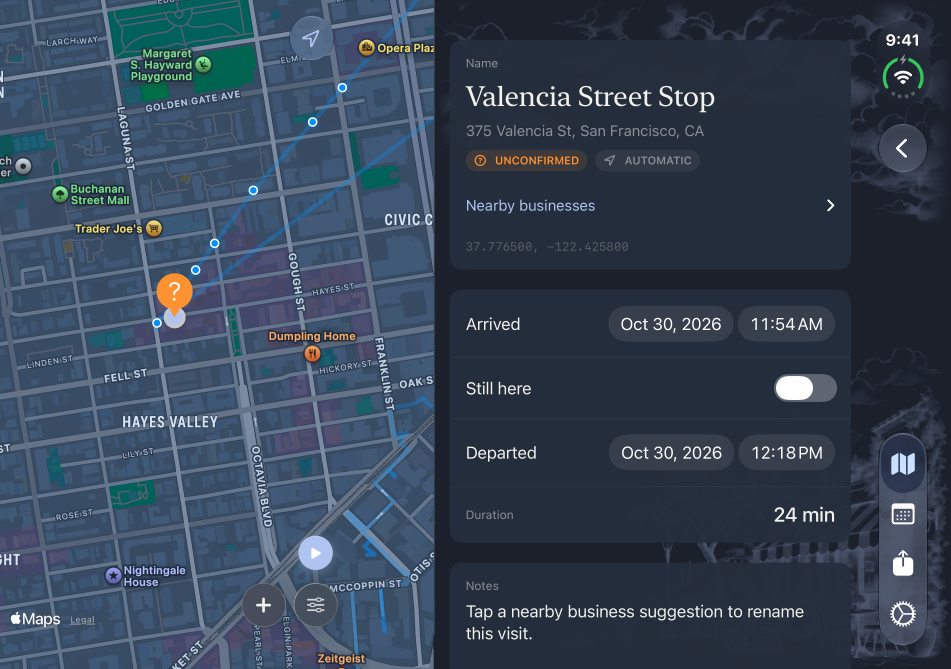
#> input picture marketing/brand/whereday-duo-v1/source/screens/dark.png, 2853 x 2007 px, given in place of paper-landscape.png, which was not available (shown at 1/3 size)
$ python compose_ink_journal.py
#> lines starting #> are read from the running program, lines starting #| are printed output that depends on the picture; after the words box and inside, x2 and y2 are one past the last pixel; in counts of white or black regions, pixels touching at a corner belong together
#!/usr/bin/env python3
"""Compose original screenshots on illustrated paper; never regenerate the UI."""
from pathlib import Path
import hashlib
import json
import zipfile

from PIL import Image, ImageDraw, ImageFont, ImageChops, ImageFilter

ROOT = Path(__file__).resolve().parents[1]
DESIGN = ROOT / "marketing/design/app-store-ink-v1"
SOURCE = ROOT / "screenshots/localized/raw/en-US/iphone"
OUT = DESIGN / "en-US/iphone-1320x2868"
FONT = "/System/Library/Fonts/Supplemental/Baskerville.ttc"
SIZE = (1320, 2868)
SCREEN = (165, 610, 990, 2151)  # Exactly 75% of the original 1320 × 2868.
INK = "#20211e"


def text(draw, value, y, size, fill=INK):
    font = ImageFont.truetype(FONT, size)
    bounds = draw.textbbox((0, 0), value, font=font)
    assert bounds[2] - bounds[0] <= 1160, f"Text overflow: {value}"
    draw.text((660, y - bounds[1]), value, font=font, fill=fill, anchor="mt")


def main():
    OUT.mkdir(parents=True, exist_ok=True)
    background = Image.open(DESIGN / "assets/paper-landscape.png").convert("RGB").resize(SIZE, Image.Resampling.LANCZOS)
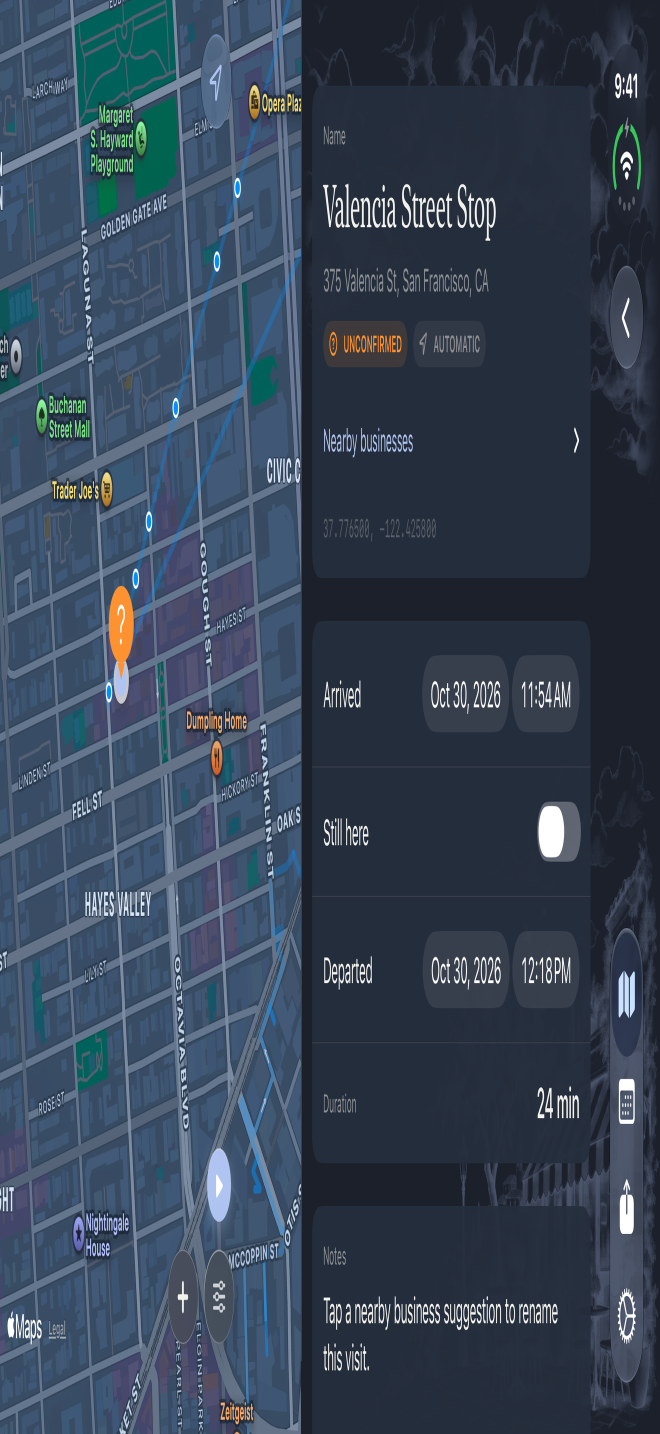
#> background: PIL image 1320x2868 RGB (shown at 1/2 size); mean R, G, B 54.2, 68.2, 85.7
    # Keep the original paper texture but quiet the ink behind the headlines.
    paper = background.crop((0, 850, 1320, 1500)).resize(SIZE)
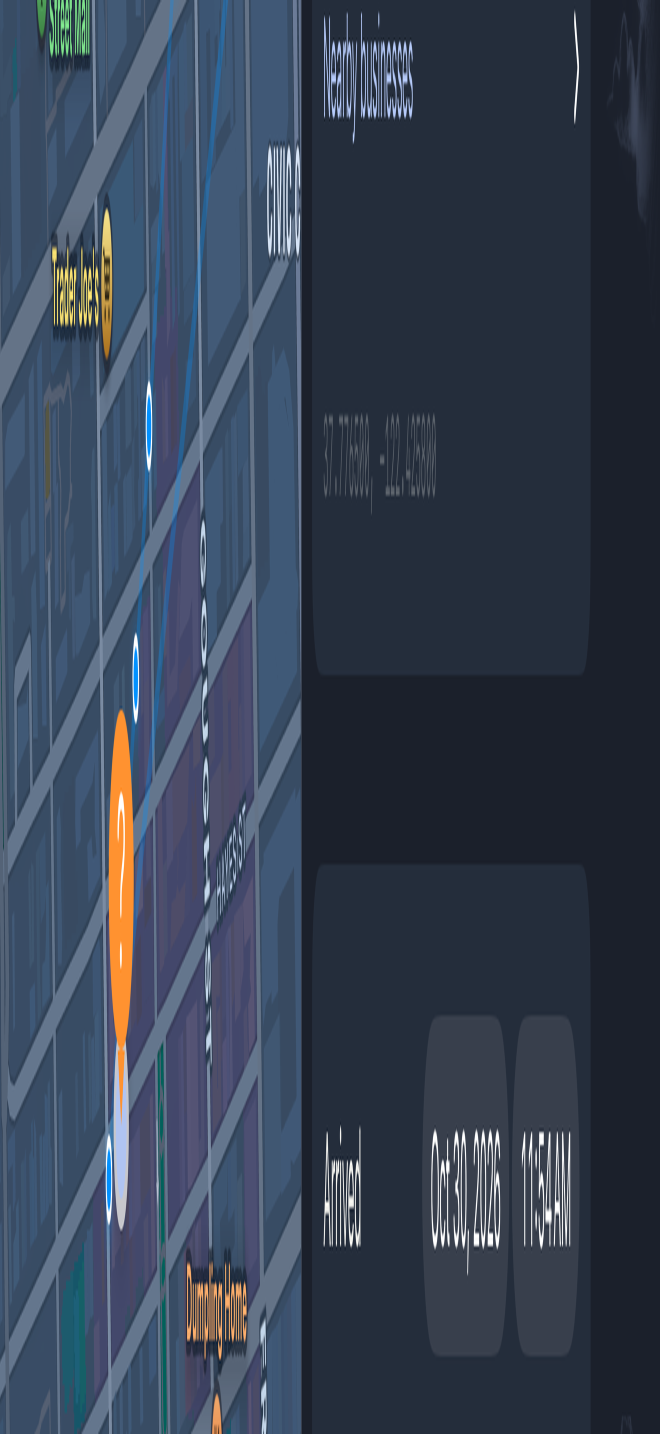
#> paper: PIL image 1320x2868 RGB (shown at 1/2 size); mean R, G, B 54.3, 65.6, 83.1
    quiet = Image.new("L", SIZE, 0)
#> quiet: PIL image 1320x2868 L; every value is 0
    ImageDraw.Draw(quiet).rounded_rectangle((170, 130, 1150, 580), radius=70, fill=245)
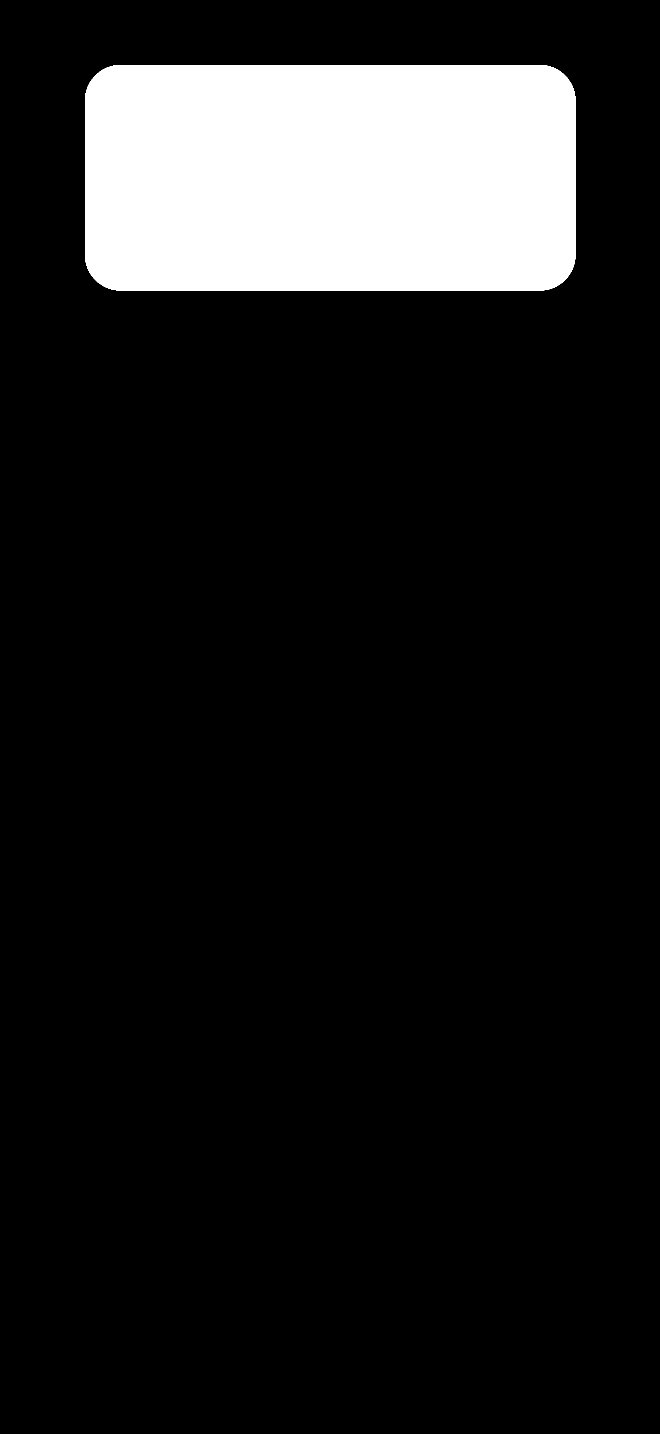
#> quiet: PIL image 1320x2868 L (shown at 1/2 size); values 0 (black) and 245 (white), 11.6% white; 1 white region, box (x1, y1, x2, y2) and area: (170, 130, 1151, 581) 438147
    background.paste(paper, (0, 0), quiet.filter(ImageFilter.GaussianBlur(60)))
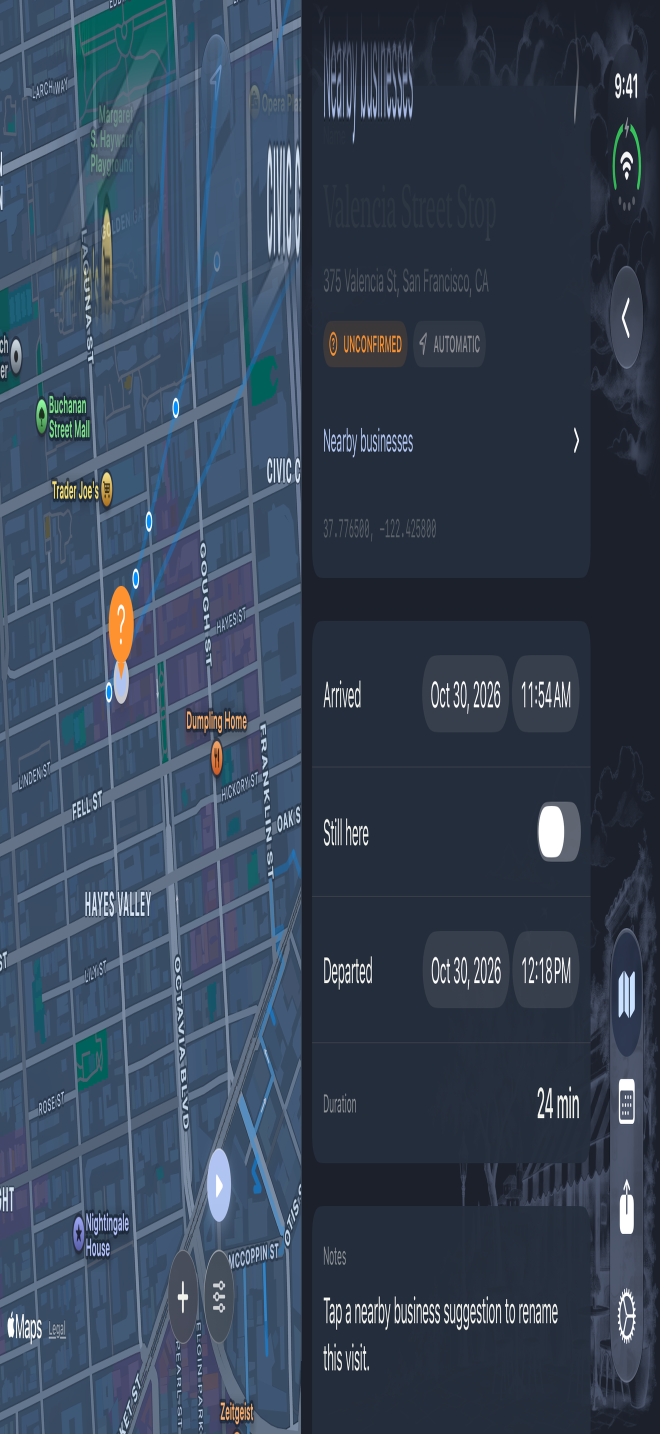
#> background: PIL image 1320x2868 RGB (shown at 1/2 size); mean R, G, B 54.4, 68.1, 86.1
#> (the run stopped early here; a loop or call above may not have finished)
